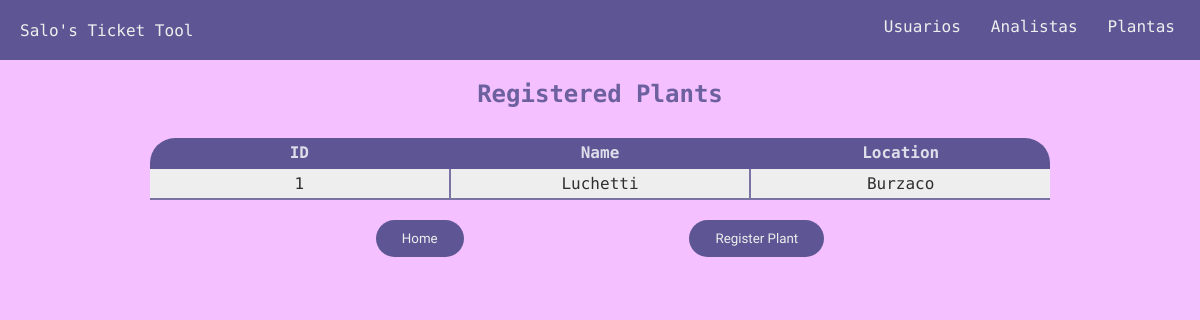
/plantas, run on an earlier commit of the app's database.
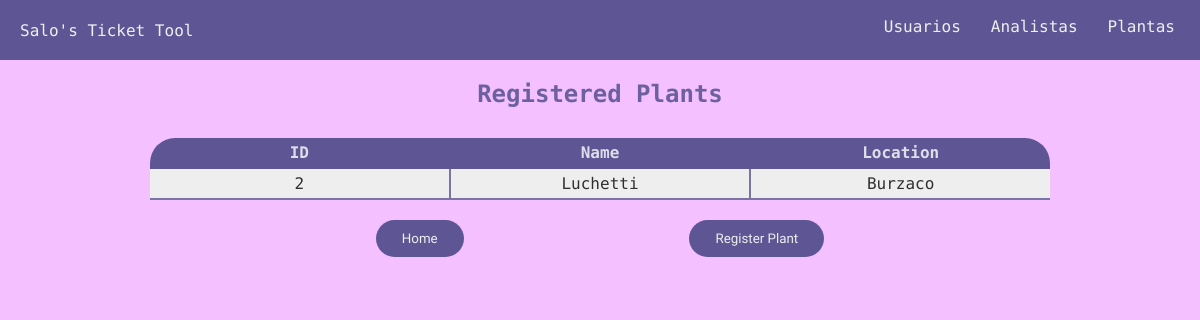
And on a later commit of the database.
### home/models.py (models this page shows, shortened)
class Planta(models.Model):
    plantaName = models.CharField(max_length=50)
    plantaLocation = models.CharField(max_length=50)

### home/views.py (the view)
# urls.py: path('plantas', views.PlantasView.as_view(), name='plantas'),
class PlantasView(View):
    template_name = 'plantas.html'
    def get(self, *args, **kwargs):
        context = {}
        plantas = Planta.objects.all()
        context['plantas'] = plantas
        return render(self.request, self.template_name, context)

### templates/plantas.html
{% extends "base.html" %}
{% block content %}
<h2 class="h2">Registered Plants</h2>
<article class="container-objects">
  <section>
    <div class="row">
      <div class="column">ID</div>
      <div class="column">Name</div>
      <div class="column">Location</div>
    </div>
    {% for planta in plantas %}
      <div class="row">
        <div class="column">{{planta.id}}</div>
        <div class="column">{{planta.plantaName}}</div>
        <div class="column">{{planta.plantaLocation}}</div>
      </div>
    {%endfor%}
  </section>
  <div class="submit-input">
    <button class="btn"><a href="/">Home</a></button>
    <button class="btn"><a href="crear-planta">Register Plant</a></button>
</div>
</article>
{% endblock %}

What changed in the data, as far as the page shows it:
removed Planta: id "1", plantaName "Luchetti", plantaLocation "Burzaco"
added Planta: id "2", plantaName "Luchetti", plantaLocation "Burzaco"
